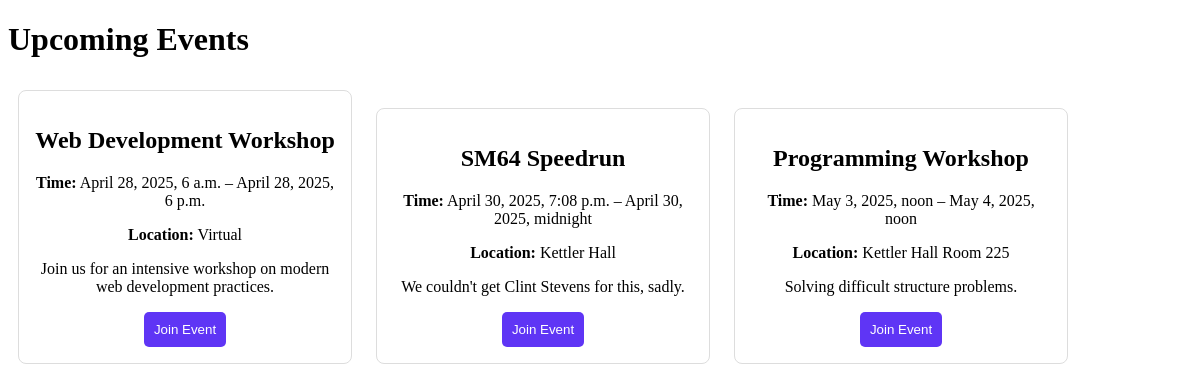
/events/ (signed in), run on the app's committed database.
### theApp/models.py (models this page shows, shortened)
class Event(models.Model):
    title = models.CharField(max_length=200)
    description = models.TextField()
    start_time = models.DateTimeField()
    end_time = models.DateTimeField()
    location = models.CharField(max_length=200, default="Virtual")
    registered_users = models.ManyToManyField(User, related_name="registered_events", blank=True)

### theApp/views.py (the view)
# urls.py: path('events/', views.events, name='events'),
@login_required(login_url='/login/')
def events(request):#displays events- Allows admins to create events (students can make meetings? I maybe missremembering)
        events = Event.objects.filter(start_time__gte=now()).order_by('start_time')
        return render(request, "events.html", {"events": events})

### templates/events.html (shortened to what this page needs)
<!DOCTYPE html>
<html lang="en">
<head>
</head>
<body>
    <h1>Upcoming Events</h1>
    <div>
        {% for event in events %}
        <div class="event-card">
            <h2>{{ event.title }}</h2>
            <p><strong>Time:</strong> {{ event.start_time }} – {{ event.end_time }}</p>
            <p><strong>Location:</strong> {{ event.location }}</p>
            <p>{{ event.description }}</p>
            <form method="POST" action="{% url 'register_event' event.id %}">
                <button type="submit" class="join-btn">Join Event</button>
            </form>
        </div>
        {% empty %}
        <p>No events found.</p>
        {% endfor %}
    </div>
</body>
</html>

### templates/events.html (style rules this page uses)
.event-card { border: 1px solid #ddd; border-radius: 8px; padding: 16px; width: 300px; display: inline-block; margin: 10px; text-align: center; }
.join-btn { background-color: #5f35f5; color: white; padding: 10px; border: none; border-radius: 5px; cursor: pointer; }

### data on the page
Event: title "Web Development Workshop", start_time "April 28, 2025, 6 a.m.", end_time "April 28, 2025, 6 p.m.", location "Virtual", description "Join us for an intensive workshop on modern web development practices."
Event: title "SM64 Speedrun", start_time "April 30, 2025, 7:08 p.m.", end_time "April 30, 2025, midnight", location "Kettler Hall", description "We couldn't get Clint Stevens for this, sadly."
Event: title "Programming Workshop", start_time "May 3, 2025, noon", end_time "May 4, 2025, noon", location "Kettler Hall Room 225", description "Solving difficult structure problems."
